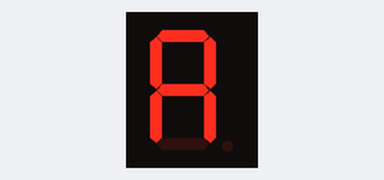
Bench run of a sketch on a simulated Arduino Uno, built with avr-gcc and run on an emulated ATmega328P. Parts: 1-digit seven-segment display. Wiring (inferred from the names in the program): 1-digit 7-segment display, segments lit when HIGH: segments pin 5, pin 6, pin 7, pin 8, pin 9, pin 10, pin 11. The segment pins are drawn as the display they are named for.

Above: at 0.1 s.
At 0.6 s:
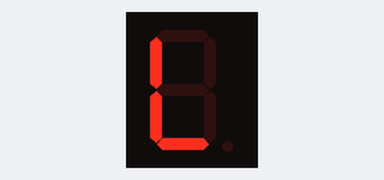
At 1.1 s:
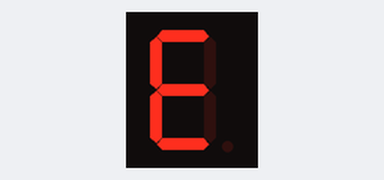
At 1.6 s:
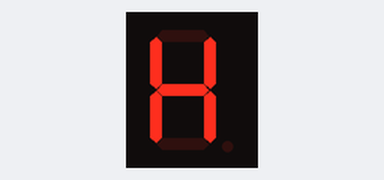

The sketch:

Ex._2.ino
```cpp
/****************************************************************
**                                                             **
**                         TÍTOL:                              **
**          Posar un nom representatiu del programa            **
**                                                             **
**  NOM: Alex P                      DATA: xx/xx/20xx **
****************************************************************/
//************************ INCLUDE ******************************

//*********************** VARIABLES *****************************
const byte segA = 5;          // donar nom al pin 5 de l’Arduino
const byte segB = 6;
const byte segC = 7;
const byte segD = 8;
const byte segE = 9;
const byte segF = 10;
const byte segG = 11;

//************************* SETUP *******************************

void setup() {               // configura el final de salida

  pinMode(segA, OUTPUT);     // definir el pin 5 com una sortida
  pinMode(segB, OUTPUT);     // definir el pin 6 com una sortida
  pinMode(segC, OUTPUT);     // definir el pin 7 com una sortida
  pinMode(segD, OUTPUT);     // definir el pin 8 com una sortida
  pinMode(segE, OUTPUT);     // definir el pin 9 com una sortida
  pinMode(segF, OUTPUT);     // definir el pin 10 com una sortida
  pinMode(segG, OUTPUT);     // definir el pin 11 com una sortida

}

//*************************** LOOP ******************************

void loop() {               // inicia el bucle del programa

  digitalWrite(segA, HIGH);    // posar a 0V el pin 5
  digitalWrite(segB, HIGH);    // posar a 5V el pin 6
  digitalWrite(segC, HIGH);    // posar a 0V el pin 7
  digitalWrite(segD, LOW);    // posar a 5V el pin 8
  digitalWrite(segE, HIGH);    // posar a 0V el pin 9
  digitalWrite(segF, HIGH);    // posar a 5V el pin 10
  digitalWrite(segG, HIGH);    // posar a 0V el pin 11

  delay(500);                  // es queden leds 500ms encesos  digitalWrite(segA, LOW);    // posar a 0V el pin 5
  digitalWrite(segA, LOW);    // posar a 5V el pin 5
  digitalWrite(segB, LOW);    // posar a 5V el pin 6
  digitalWrite(segC, LOW);    // posar a 5V el pin 7
  digitalWrite(segD, HIGH);     // posar a 5V el pin 8
  digitalWrite(segE, HIGH);    // posar a 5V el pin 9
  digitalWrite(segF, HIGH);    // posar a 5V el pin 10
  digitalWrite(segG, LOW);    // posar a 5V el pin 11

  delay(500);                  // es queden leds 500ms encesos  digitalWrite(segA, LOW);    // posar a 0V el pin 5
  digitalWrite(segA, HIGH);    // posar a 0V el pin 5
  digitalWrite(segB, LOW);    // posar a 5V el pin 6
  digitalWrite(segC, LOW);    // posar a 0V el pin 7
  digitalWrite(segD, HIGH);    // posar a 5V el pin 8
  digitalWrite(segE, HIGH);    // posar a 0V el pin 9
  digitalWrite(segF, HIGH);    // posar a 5V el pin 10
  digitalWrite(segG, HIGH);    // posar a 0V el pin 11

  delay(500);                  // es queden leds 500ms encesos  digitalWrite(segA, LOW);    // posar a 0V el pin 5
  digitalWrite(segA, LOW);    // posar a 5V el pin 5
  digitalWrite(segB, HIGH);    // posar a 5V el pin 6
  digitalWrite(segC, HIGH);    // posar a 5V el pin 7
  digitalWrite(segD, LOW);     // posar a 5V el pin 8
  digitalWrite(segE, HIGH);    // posar a 5V el pin 9
  digitalWrite(segF, HIGH);    // posar a 5V el pin 10
  digitalWrite(segG, HIGH);    // posar a 5V el pin 11

  delay(500);                  // es queden leds 500ms encesos

}

//************************ FUNCIONS ***************************** 
```

Measured:
- by itself, everything shown: repeats every 2.0 s, in 4 steps
- what the display in image 1 shows lasts 0.5 s, from 0.5 s to 1.0 s
